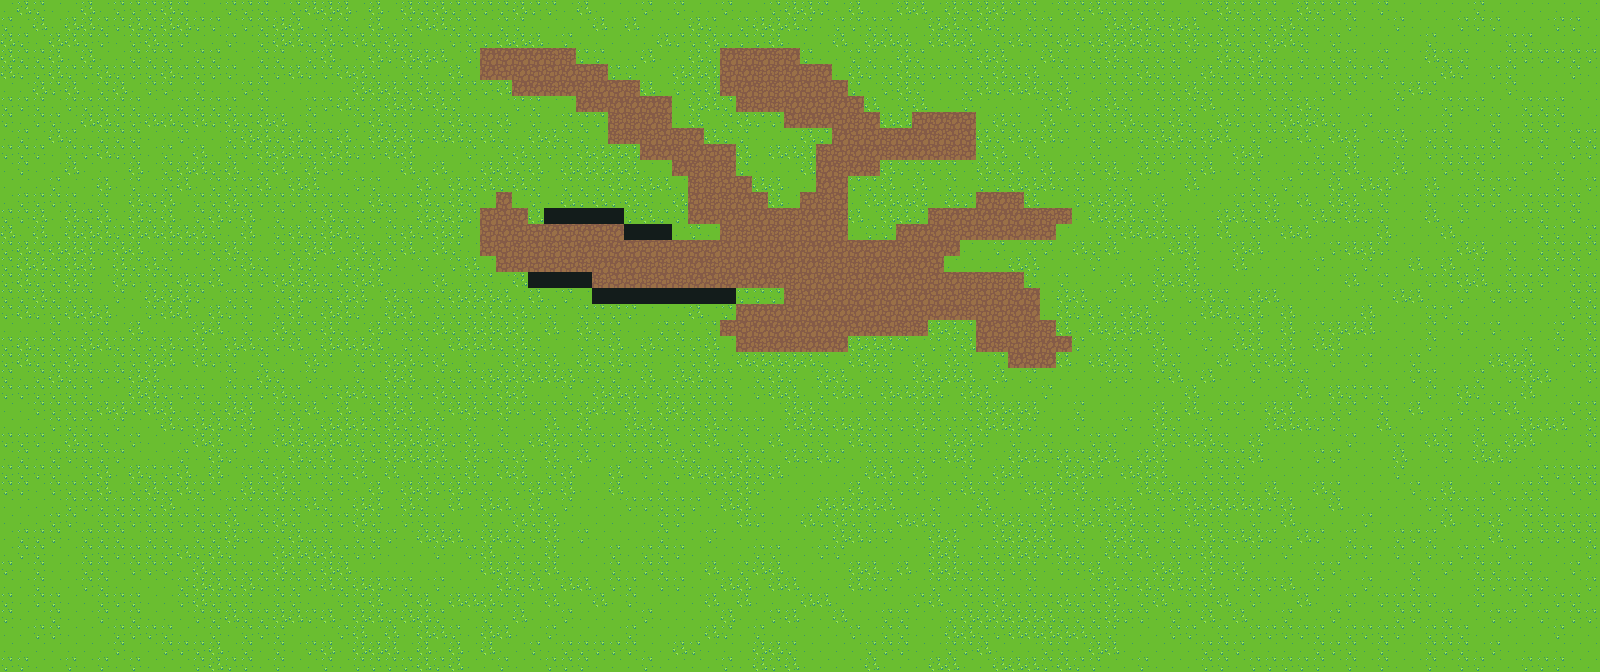

This is a level from a 2D game, rendered from its Tiled map with the project's own tilesets. A one-line summary and the map file follow, with tile-layer data summarised:
An orthogonal 100x42 tile map with 16x16 px tiles, 2 tile layers (ground, collisions), 2 tilesets and 23 objects (player, 0, 1, 2).

<map version="1.0" orientation="orthogonal" width="100" height="42" tilewidth="16" tileheight="16">
 <tileset firstgid="1" source="basic.tsx" />
 <tileset firstgid="33" name="tree" tilewidth="16" tileheight="16">
  <image source="../images/tree.png" width="64" height="48" />
 </tileset>
 <layer name="ground" width="100" height="42">
  <properties>
   <property name="nocollide" value="true" />
   <property name="tileset" value="basic" />
  </properties>
  <data>[4200 cells, 4200 non-empty, 6 distinct tile ids]</data>
 </layer>
 <layer name="collisions" width="100" height="42">
  <properties>
   <property name="tileset" value="basic" />
  </properties>
  <data>[4200 cells, 21 non-empty, 1 distinct tile ids]</data>
 </layer>
 <objectgroup name="trees" width="100" height="42">
  <properties>
   <property name="nocollide" value="true" />
  </properties>
  <object gid="42" x="672" y="240" />
  <object gid="42" x="848" y="224" />
  <object gid="42" x="688" y="64" />
  <object gid="42" x="464" y="128" />
  <object gid="42" x="544" y="320" />
  <object gid="42" x="688" y="336" />
  <object gid="42" x="864" y="384" />
  <object gid="42" x="1056" y="272" />
  <object gid="42" x="992" y="176" />
  <object gid="42" x="864" y="64" />
  <object gid="42" x="1120" y="96" />
  <object gid="42" x="1200" y="368" />
  <object gid="42" x="1040" y="496" />
  <object gid="42" x="528" y="448" />
  <object gid="42" x="368" y="272" />
  <object gid="42" x="528" y="192" />
  <object gid="42" x="400" y="64" />
  <object gid="42" x="672" y="528" />
  <object gid="42" x="896" y="592" />
 </objectgroup>
 <objectgroup name="player" width="100" height="42">
  <object name="player" x="812" y="264" />
 </objectgroup>
 <objectgroup name="checkpoints" width="100" height="42">
  <object name="0" x="621" y="138" width="139" height="25" />
  <object name="1" x="459" y="216" width="27" height="178" />
  <object name="2" x="615" y="414" width="237" height="46" />
 </objectgroup>
</map>
